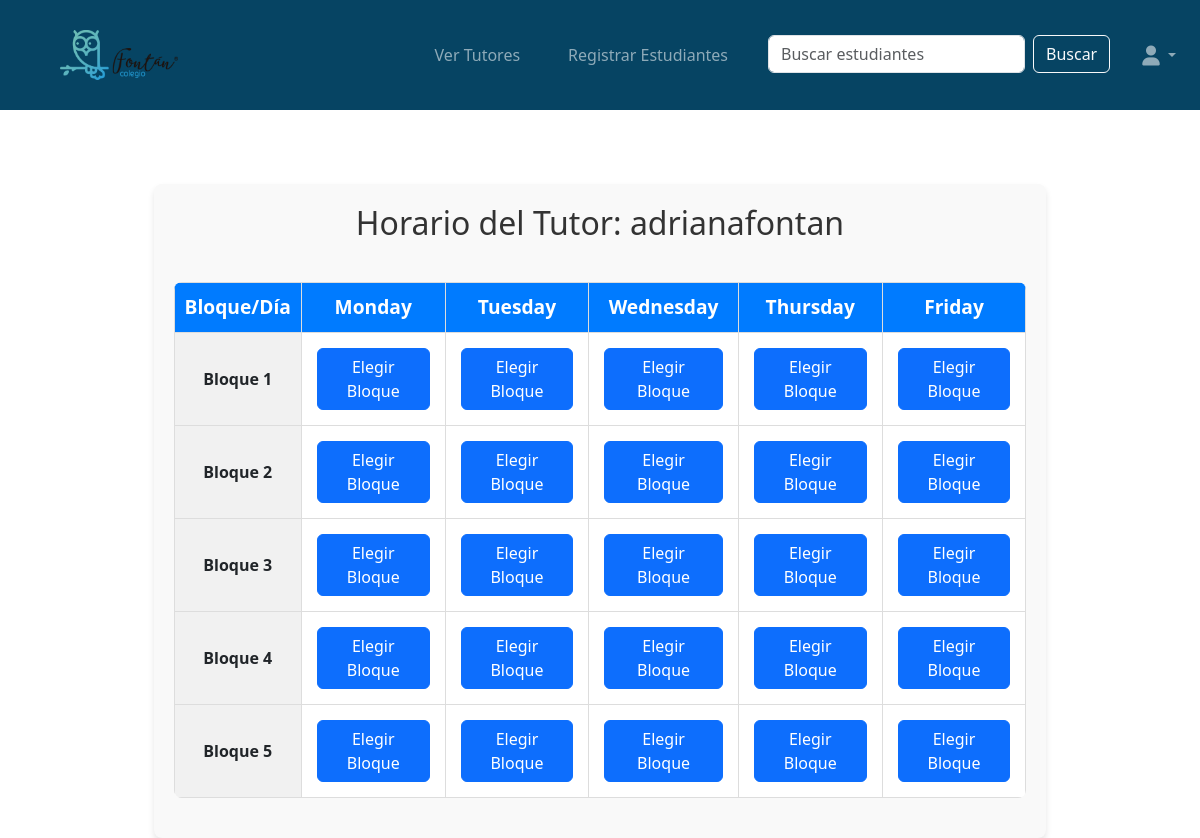
The app's page /tutors/1/schedule/ (signed in), older data.
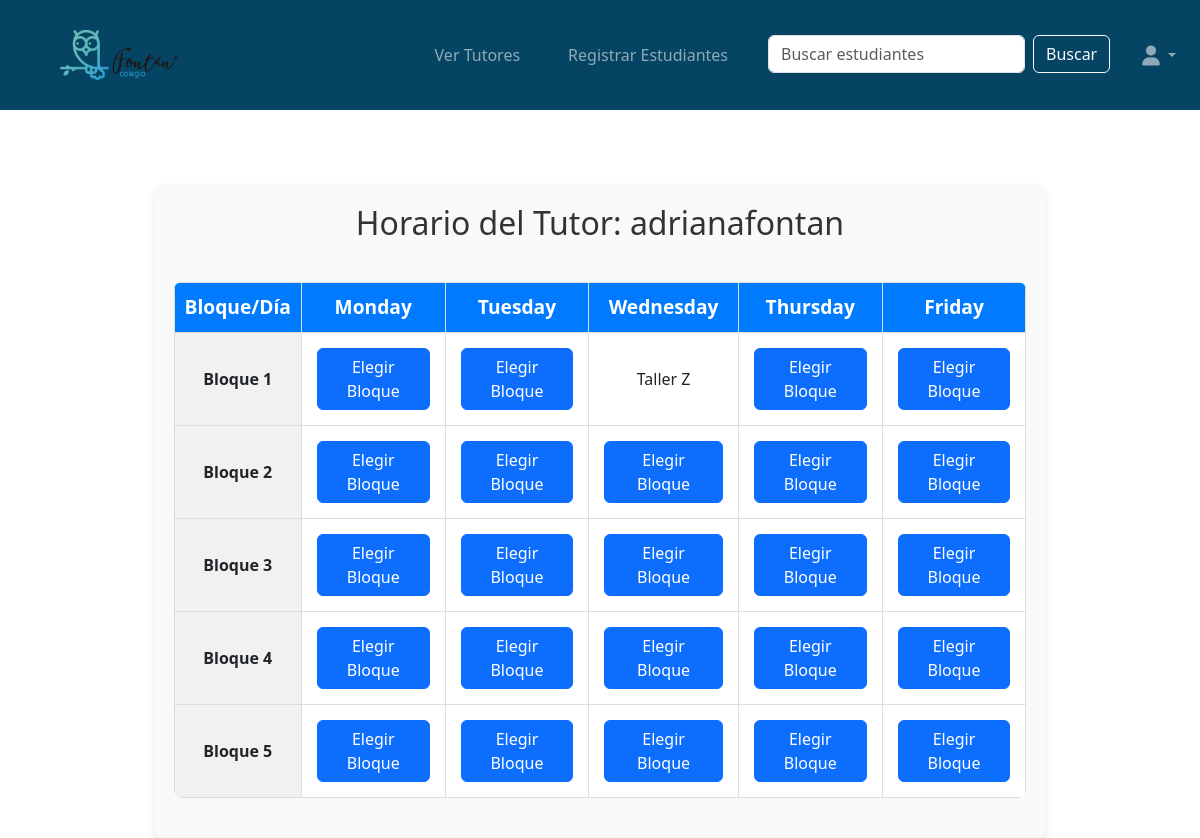
The same page, newer data.
### workshops/models.py (models this page shows, shortened)
class Workshop(models.Model):
    WORKSHOP_TYPES = [
        ('primary', 'Primaria'),
        ('high_school', 'Bachillerato'),
        ('collective', 'Colectivo'),
    ]
    workshop_id = models.AutoField(primary_key=True)
    name = models.CharField(max_length=100, unique=True)
    tutor = models.ForeignKey(
        'tutors.Tutor',
        on_delete=models.SET_NULL,
        null=True,
        blank=True,
        related_name='workshops'  # Esta línea permite acceder a los talleres desde el tutor
    )
    max_capacity = models.IntegerField(default=25)
    type = models.CharField(
        max_length=20,
        choices=WORKSHOP_TYPES,
        default='primary'
    )

### tutors/views.py (the view)
# urls.py: path('<int:tutor_id>/schedule/', views.tutor_schedule, name='tutor_schedule'),
def tutor_schedule(request, tutor_id):
    tutor = get_object_or_404(Tutor, tutor_id=tutor_id)
    schedule = {
        "Monday_Thursday": ["7:40-8:40", "9:10-10:20", "10:40-11:50", "12:30-1:30", "1:50-2:40"],
        "Friday": ["7:40-8:40", "9:10-10:20", "10:40-11:50", "12:20-1:20"],
    }
    days_of_week = ["Monday", "Tuesday", "Wednesday", "Thursday", "Friday"]
    num_blocks = range(1, len(schedule["Monday_Thursday"]) + 1)
    tutor_schedules = Schedule.objects.filter(block__workshop__tutor=tutor).select_related('block', 'block__workshop')
    tutor_schedule_table = []
    for block_number in num_blocks:
        row = []
        for day in days_of_week:
            workshop_name = None
            for entry in tutor_schedules:
                if entry.block.block_number == block_number and entry.block.day == day:
                    workshop_name = entry.block.workshop.name
                    break
            row.append({
                "day": day,
                "block_number": block_number,
                "workshop": workshop_name,
            })
        tutor_schedule_table.append(row)
    context = {
        "tutor": tutor,
        "tutor_schedule_table": tutor_schedule_table,
        "days_of_week": days_of_week,
        "num_blocks": num_blocks,
    }
    return render(request, "schedules/tutor_schedule.html", context)

### schedules/templates/schedules/tutor_schedule.html
{% extends 'base.html' %}
{% load static %}
{% block content %}
<link rel="stylesheet" href="{% static 'schedules/styles.css' %}">
<div class="schedule-container">
    <h3 class="schedule-title">Horario del Tutor: {{ tutor.user.username }}</h3>
    <div class="table-wrapper">
        <table class="schedule-table">
            <thead>
                <tr>
                    <th>Bloque/Día</th>
                    {% for day in days_of_week %}
                        <th>{{ day }}</th>
                    {% endfor %}
                </tr>
            </thead>
            <tbody>
                {% for row in tutor_schedule_table %}
                <tr>
                    <td class="schedule-block">Bloque {{ row.0.block_number }}</td>
                    {% for cell in row %}
                    <td class="schedule-cell" data-block-number="{{ cell.block_number }}" data-day="{{ cell.day }}">
                        {% if cell.workshop %}
                            <span class="assigned-workshop">{{ cell.workshop }}</span>
                        {% else %}
                            <a href="{% url 'select_block' tutor.tutor_id cell.day cell.block_number %}" class="btn btn-primary">Elegir Bloque</a>
                        {% endif %}
                    </td>
                    {% endfor %}
                </tr>
                {% endfor %}
            </tbody>
        </table>
    </div>
</div>
{% endblock %}

Row changes from the older to the newer data that the page shows:
now on this page (row edited): Workshop: workshop "Taller Z"
Text that changed along with them:
list line gone: "Elegir Bloque"
